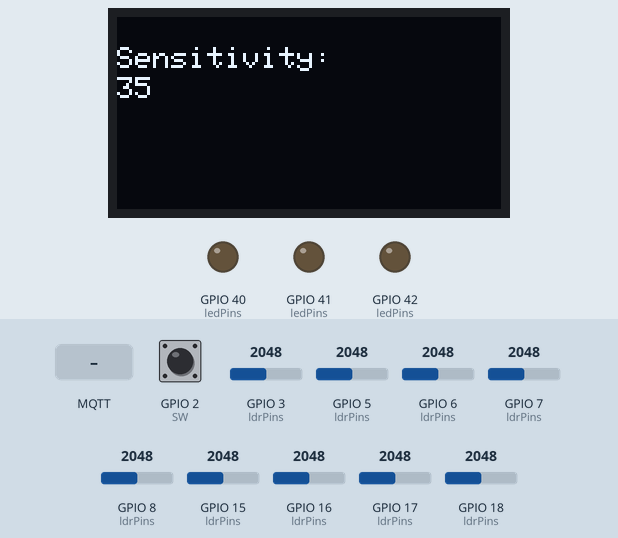
Bench run of a sketch on a simulated ESP32. On the bench: 128×64 one-colour display, output pins drawn as LEDs (lit = HIGH). Inputs (shaded band) come from the test bench; at power-on: GPIO 3 (ldrPins) = 2048, GPIO 6 (ldrPins) = 2048, GPIO 2 (SW) HIGH, GPIO 5 (ldrPins) = 2048, GPIO 7 (ldrPins) = 2048, GPIO 8 (ldrPins) = 2048, GPIO 15 (ldrPins) = 2048, GPIO 16 (ldrPins) = 2048, GPIO 17 (ldrPins) = 2048, GPIO 18 (ldrPins) = 2048. WiFi joins after 1.5 s; servers stay silent unless stated; no MQTT or app messages arrive unless stated; what the sketch prints to the serial monitor is not drawn.

Above: at 2.8 s.
2.9 s: MQTT message "90" arrives on the first subscribed topic
At 4.1 s:
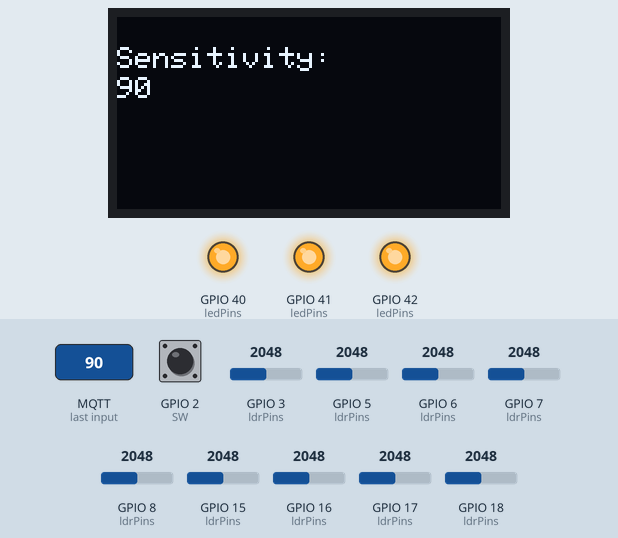
4.4 s: GPIO 3 (ldrPins) set to 477
5.9 s: GPIO 3 (ldrPins) set to 419
At 6.9 s:
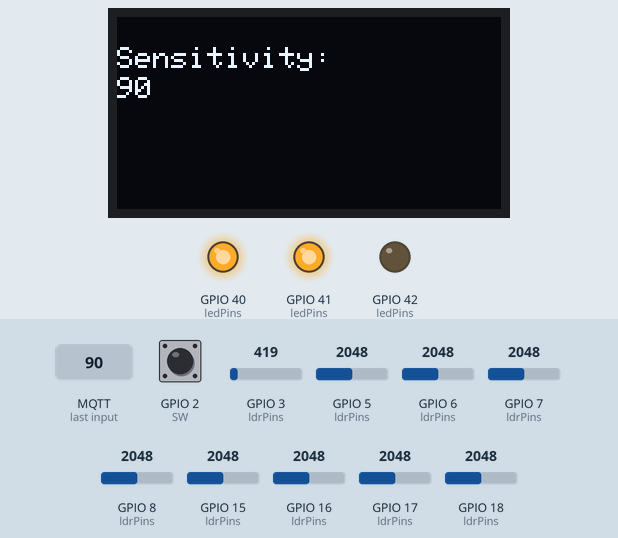
7.4 s: GPIO 6 (ldrPins) set to 497
8.9 s: GPIO 6 (ldrPins) set to 401
At 9.4 s:
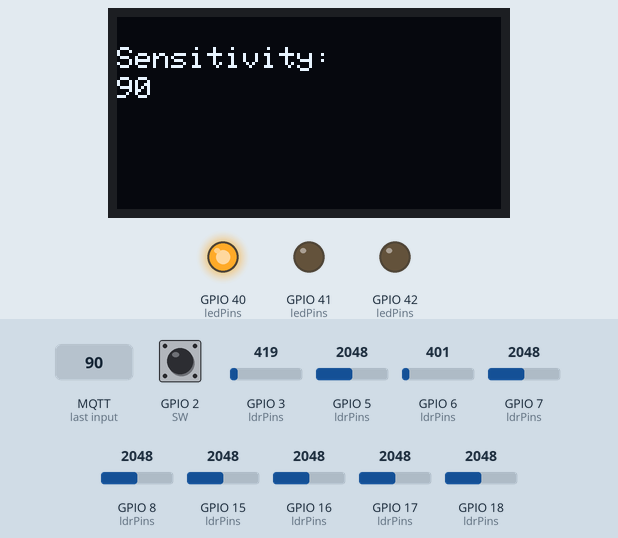
10.4 s: GPIO 2 (SW) pulled LOW for 0.15 s
At 11.8 s:
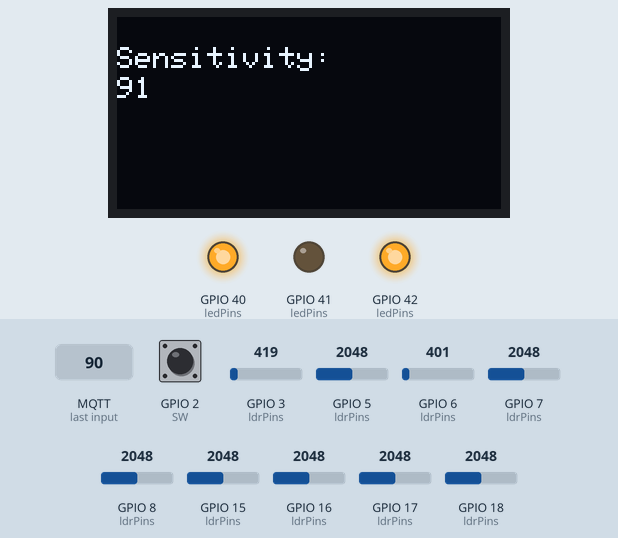
Timing chart, 0 to 13.0 s (numbered marks = the images above; inputs shaded):
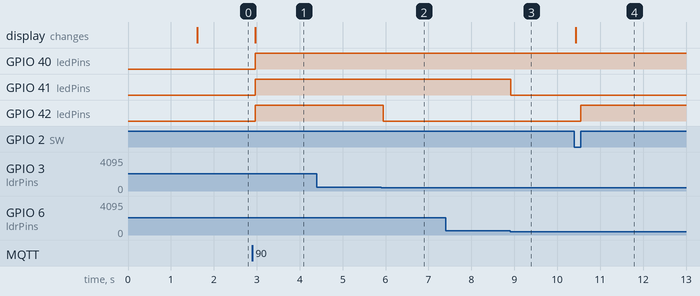

Measured:
- the behaviour switches between 451 and 450 on GPIO 3 (ldrPins) (found by bisection; images 1 and 2)
- the behaviour switches between 451 and 450 on GPIO 6 (ldrPins) (found by bisection; images 2 and 3)
- after the input at 2.9 s, GPIO 40 (ledPins), GPIO 41 (ledPins), GPIO 42 (ledPins): LOW → HIGH after 0.07 s; the display: changes after 0.07 s (image 1)
- after the input at 4.4 s, every drawn part: stays the same
- after the input at 5.9 s, GPIO 42 (ledPins): HIGH → LOW at once
- after the input at 8.9 s, GPIO 41 (ledPins): HIGH → LOW at once
- after the input at 10.4 s, GPIO 42 (ledPins): LOW → HIGH after 0.15 s; the display: changes at once (image 4)

The sketch:

sketch_piano.ino
```cpp
#include <WiFi.h>
#include <PubSubClient.h>
#include "config.h"
#include <Wire.h>
#include <Adafruit_GFX.h>
#include <Adafruit_SSD1306.h>

#define SW      2
#define TOPIC_LIGHT    TOPIC_PREFIX "/light"
#define TOPIC_THRESHOLD TOPIC_PREFIX "/threshold"
#define TOPIC_SUB_THRESHOLD TOPIC_PREFIX "/sub_threshold"
#define SCREEN_WIDTH 128 // OLED display width, in pixels
#define SCREEN_HEIGHT 64 // OLED display height, in pixels

const int notes = 9;
const int max_notes = 12;
int ldrPins[max_notes+1] = {5, 6, 7,15,16,17,18,8,3};
int ledPins[max_notes+1] = {42,41,40,42,42,42,42,42,42};
int threshold = 35;

Adafruit_SSD1306 display(SCREEN_WIDTH, SCREEN_HEIGHT, &Wire, -1);

WiFiClient wifiClient;
PubSubClient mqtt(MQTT_BROKER, 1883, wifiClient);
uint32_t last_publish;


void connect_wifi() {
  printf("WiFi MAC address is %s\n", WiFi.macAddress().c_str());
  printf("Connecting to WiFi %s.\n", WIFI_SSID);
  WiFi.mode(WIFI_STA);
  WiFi.begin(WIFI_SSID, WIFI_PASS);
  while (WiFi.status() != WL_CONNECTED) {
    printf(".");
    fflush(stdout);
    delay(500);
  }
  printf("\nWiFi connected.\n");
}


void connect_mqtt() {
  printf("Connecting to MQTT broker at %s.\n", MQTT_BROKER);
  if (!mqtt.connect("", MQTT_USER, MQTT_PASS)) {
    printf("Failed to connect to MQTT broker.\n");
    for (;;) {} // wait here forever
  }
  mqtt.setCallback(mqtt_callback);
  mqtt.subscribe(TOPIC_SUB_THRESHOLD);
  printf("MQTT broker connected.\n");
}


void mqtt_callback(char* topic, byte* payload, unsigned int length) {
  if (strcmp(topic, TOPIC_SUB_THRESHOLD) == 0) {
    payload[length] = 0;
    threshold = atoi((char*)payload);
    // display.clearDisplay();
    display.setTextSize(1);
    display.setTextColor(WHITE);
    display.setCursor(0, 10);
    display.clearDisplay();
    display.println("Sensitivity:");
    display.setCursor(0,20);
    display.println(threshold);
    display.display();
  }
}


void setup() {
  for (int i = 0; i < notes; i++) {
    pinMode(ldrPins[i], INPUT);
    pinMode(ledPins[i], OUTPUT);
  }
  Serial.begin(115200);
  pinMode(SW, INPUT_PULLUP);
  connect_wifi();
  connect_mqtt();
  last_publish = 0;
  Serial.begin(115200);
  Wire.begin(48, 47);

  if(!display.begin(SSD1306_SWITCHCAPVCC, 0x3C)) { // Address 0x3D for 128x64
    Serial.println(F("SSD1306 allocation failed"));
    for(;;);
  }
  analogSetAttenuation(ADC_11db);
  mqtt.publish(TOPIC_THRESHOLD, String(threshold).c_str());
  display.clearDisplay();
  display.setTextSize(1);
  display.setTextColor(WHITE);
  display.setCursor(0, 10);
  display.println("Sensitivity:");
  display.setCursor(0,20);
  display.println(threshold);
  display.display();
}


void loop() {
  // mqtt.loop();
  // check for incoming subscribed topics
  // mqtt.loop();

  String ldr_status_mqtt = "";
  String ldr_py = "";
  for(int i=0;i<notes;i++){
    int level = 100 - (analogRead(ldrPins[i])*100/4095);
    // String payload(level);
    // printf("Publishing light %d value: %d\n",i, level);
    ldr_status_mqtt += String(level) + ' ';

    if (level < threshold){
      digitalWrite(ledPins[i],1);
      ldr_py += "1";
    }
    else{
      digitalWrite(ledPins[i],0);
      ldr_py += "0";
    }
  }
  delay(50);
  Serial.println(ldr_py);
  // Serial.println(ldr_py);
  // int level = 100 - (analogRead(LDR_GPIO)*100/4095);
  // String payload(level);
  // printf("Publishing light value: %d\n", level);
  mqtt.loop();
  uint32_t now = millis();
  if (now - last_publish >= 2000) {
    mqtt.publish(TOPIC_LIGHT, String(ldr_status_mqtt).c_str());
    last_publish = now;
    // mqtt.loop();
    // Serial.println("threshold " + String(threshold));
  }

  // publish light value periodically (without using delay)
  if (digitalRead(SW)==0){
      threshold += 1;
      mqtt.publish(TOPIC_THRESHOLD, String(threshold).c_str());
      display.clearDisplay();
      display.setTextSize(1);
      display.setTextColor(WHITE);
      display.setCursor(0, 10);
      display.println("Sensitivity:");
      display.setCursor(0,20);
      display.println(threshold);
      display.display();

    while(digitalRead(SW) == 0){
      continue;}
    // mqtt.publish(TOPIC_SWITCH_NEXT, "0");
  }
}
```

config.h
```cpp
#define WIFI_SSID    "pichapop"
#define WIFI_PASS    "12341234"
#define MQTT_BROKER  "iot.cpe.ku.ac.th"
#define MQTT_USER    "b6510503671"  // ไม่ต้องใส่เครื่องหมาย <>
#define MQTT_PASS    "panupong.ler@ku.th"      // ไม่ต้องใส่เครื่องหมาย <>
#define TOPIC_PREFIX "b6510503671"  // ไม่ต้องใส่เครื่องหมาย <>
```
